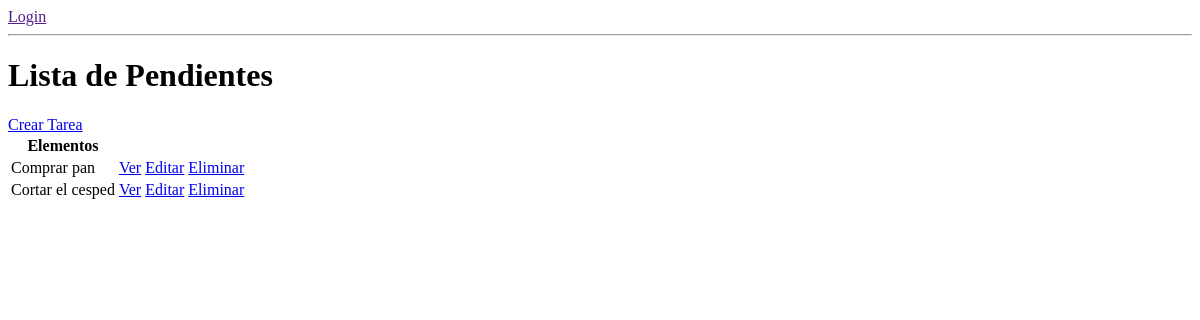
Before: / with the older database file.
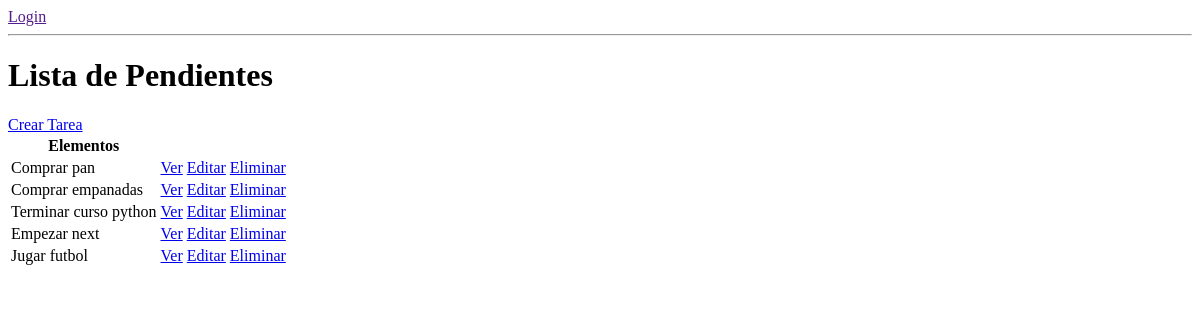
After: the same page with the newer database file.
### base/models.py (models this page shows, shortened)
class Tarea(models.Model):
    user = models.ForeignKey(User, on_delete=models.CASCADE, null=True, blank=True)
    title = models.CharField(max_length=200)
    description = models.TextField(null=True, blank=True)
    completed = models.BooleanField(default=False)
    created_at = models.DateTimeField(auto_now_add=True)

### base/views.py (the view)
# urls.py: path('', ListaPendientes.as_view(), name='tareas'),
class ListaPendientes(ListView):
    model = Tarea
    context_object_name = 'tareas'
    template_name = 'base/tareas.html'

### base/templates/base/tareas.html
{% if request.user.is_authenticated %}
    <p>{{ request.user }}</p>
    <a href="">Salir</a>
{% else %}
    <a href="">Login</a>
{% endif %}
<hr>
<h1>Lista de Pendientes</h1>
<a href="{% url 'crear-tarea' %}">Crear Tarea</a>
<table>
    <tr>
        <th>Elementos</th>
        <th></th>
        <th></th>
        <th></th>
    </tr>
    {% for tarea in tareas %}
    <tr>
        <td>{{ tarea.title }}</td>
        <td><a href="{% url 'tarea' tarea.id %}">Ver</a></td>
        <td><a href="{% url 'editar-tarea' tarea.id %}">Editar</a></td>
        <td><a href="{% url 'eliminar-tarea' tarea.id %}">Eliminar</a></td>
    </tr>
    {% empty %}
    <tr>
        <td>No hay tareas pendientes</td>
    </tr>
    {% endfor %}
</table>

Changed rows visible on the page:
removed Tarea: title "Cortar el cesped"
added Tarea: title "Comprar empanadas"
added Tarea: title "Terminar curso python"
added Tarea: title "Empezar next"
added Tarea: title "Jugar futbol"
